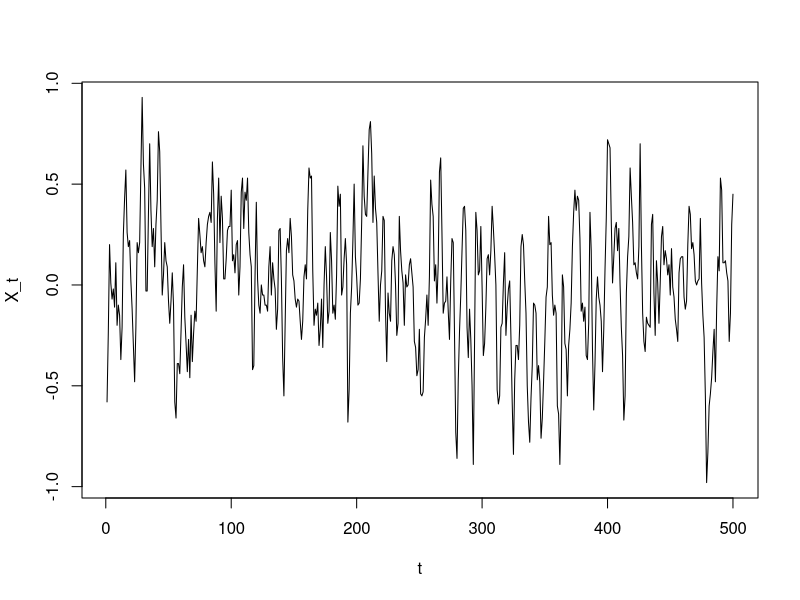
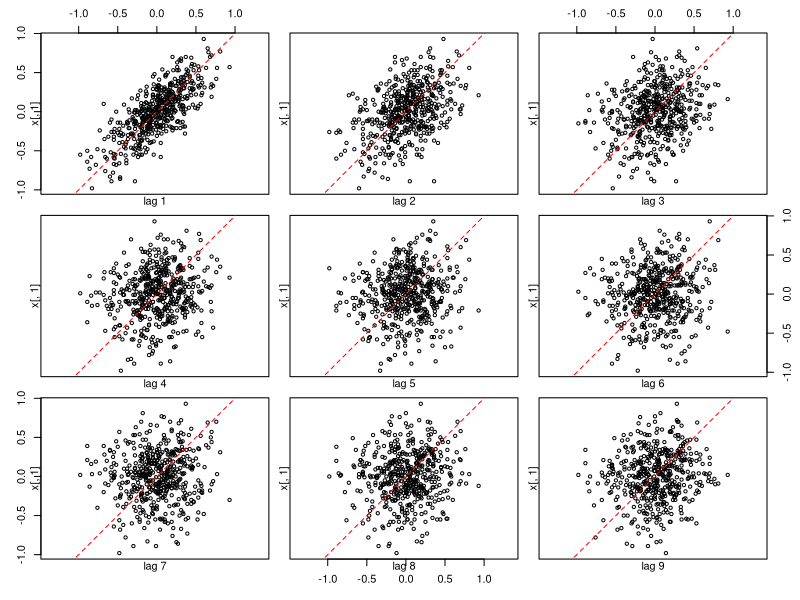
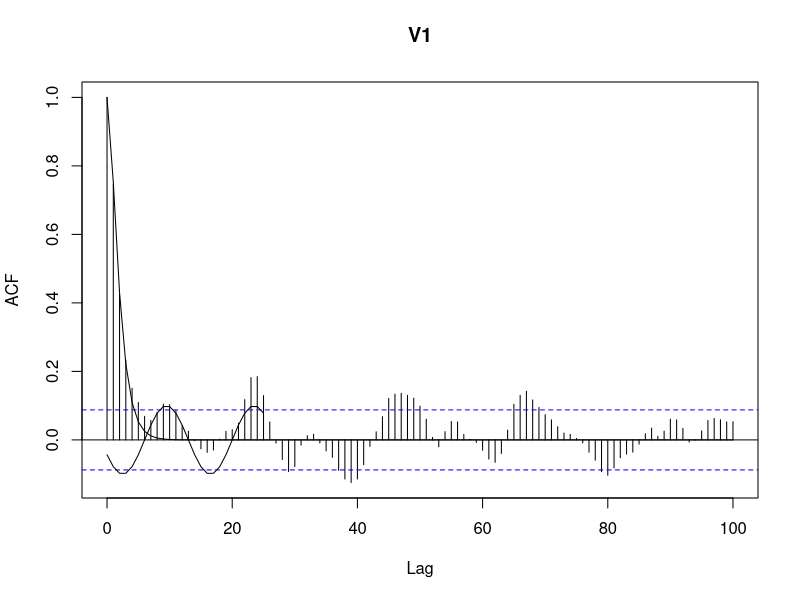
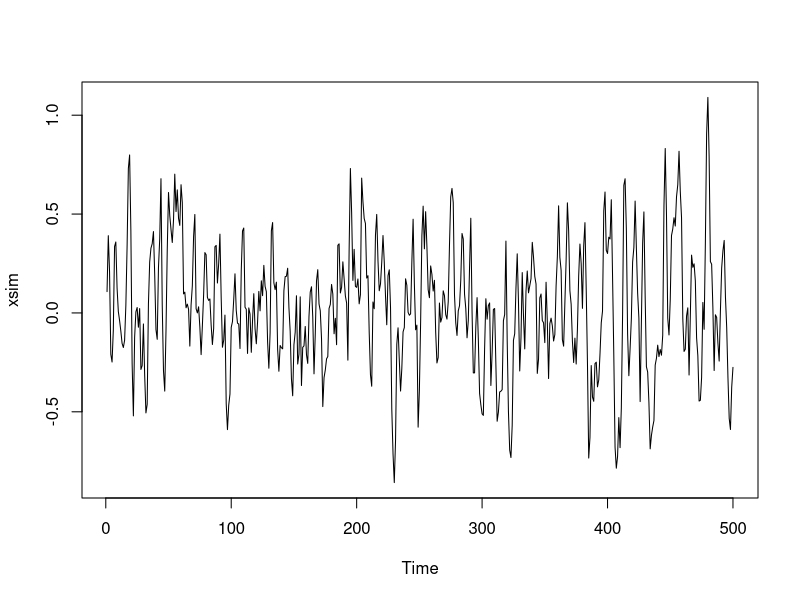

Reproduce these figures in R, in order.
## ---- chunk 1
knitr::opts_chunk$set(echo = TRUE)
## ---- chunk 2
x = read.table("DataEx3G8.txt")
## ---- chunk 3
plot(seq(1,500),x[,1],type="l", xlab="t", ylab="X_t")
## ---- chunk 4
lag.plot(x[,1], 9, diag.col = "red")
## ---- chunk 5
arima=arima(x,order=c(2,0,1))
## ---- chunk 6
lag.max=100
acf=acf(x,lag.max=lag.max)
lines(seq(0,lag.max),ARMAacf(ar=c(0.7411,-0.1282),ma=0.2789,lag.max=lag.max))
n=seq(0,25)
s=0.1*sin(2*pi*(n-6)/14)
lines(n,s)
## ---- chunk 7
p=10
c=2*pi/p
y=asin(c*x[,1])
## ---- chunk 8
xsim <- arima.sim(n=500, list(ar=c(arima$coef[1],arima$coef[2]), ma=arima$coef[3]),innov=rnorm(1000, sd=sqrt(arima$sigma2)),start.innov=rnorm(100, sd=sqrt(arima$sigma2)))
plot(xsim)
